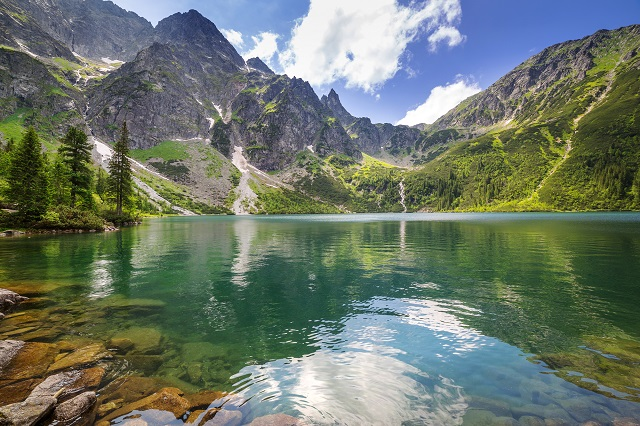
#> input picture img.jpg, 640 x 426 px, found by its file name
$ python parte9.py
#> lines starting #> are read from the running program, lines starting #| are printed output that depends on the picture; after the words box and inside, x2 and y2 are one past the last pixel; in counts of white or black regions, pixels touching at a corner belong together
import cv2
import numpy as np
from matplotlib import pyplot as plt

def onChange(value):
    pass

imagem = cv2.imread("trabalho9/img.jpg", 0)
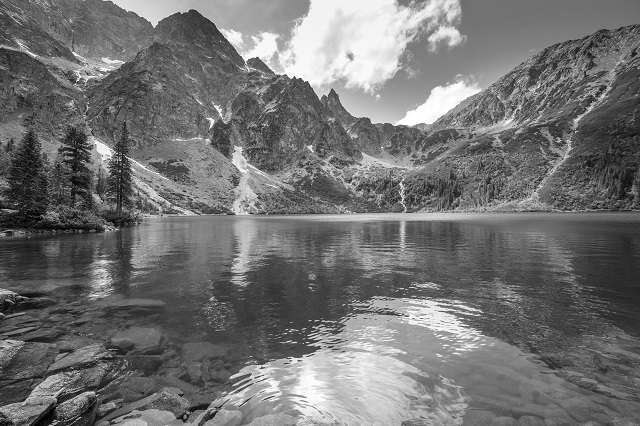
#> imagem: shape (426, 640); min 0, max 255, mean 114.2
copia = imagem.copy()

title = "LIMIARIZACAO COM TRACKBAR"
cv2.namedWindow(title)

cv2.createTrackbar("limiar", title, 0, 255, onChange)
#> slider 'limiar' is set to 51

valor_inicial = 0
alterar = False

while(True):
    valor_atual = cv2.getTrackbarPos("limiar", title)

    if valor_inicial != valor_atual:
        alterar = True
        valor_inicial = valor_atual

    if alterar == True:
        limiar, copia = cv2.threshold(imagem, valor_atual, 255, cv2.THRESH_BINARY)
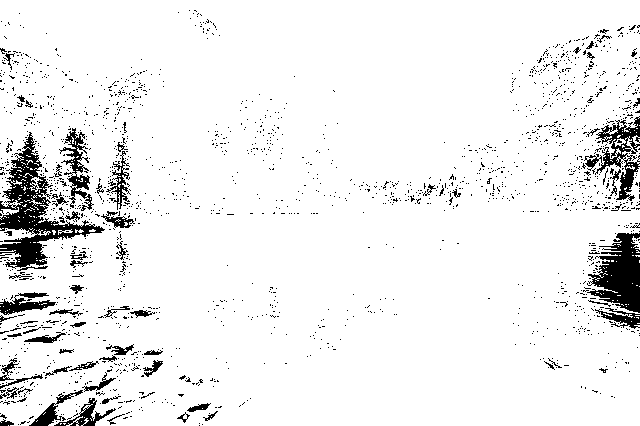
#> copia: shape (426, 640); 93.1% white; 1926 black regions (1856 under 20 px), largest, box (x1, y1, x2, y2) and area: (0, 132, 105, 271) 4028, (587, 233, 640, 313) 2551, (584, 116, 640, 201) 1520
#> limiar = 51
        alterar = False

    cv2.imshow(title, copia)

    if cv2.waitKey(1) & 0xFF == ord('q'):
#> (key q is pressed here)
        break

cv2.destroyAllWindows()

$ run again, with bw.jpg copied over img.jpg
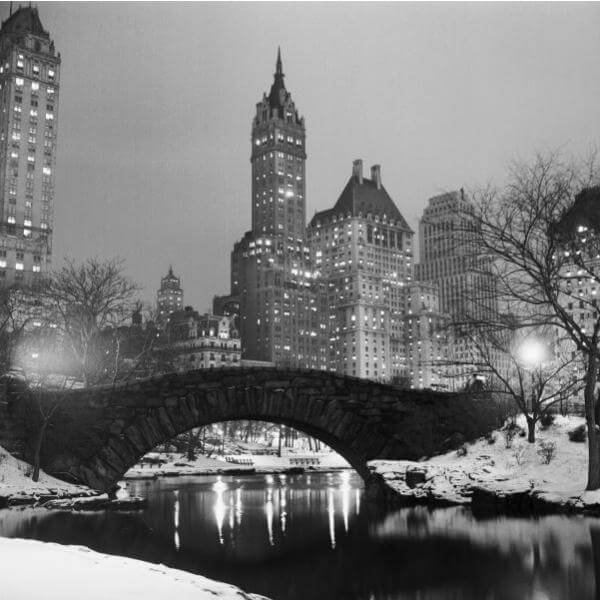
#> input picture bw.jpg, 600 x 600 px, found by its file name
#> imagem is the input picture: shape (600, 600); min 0, max 255, mean 120.3
#> `limiar, copia = cv2.threshold(imagem, valor_atual, 255, cv2.THRESH_BIN..`:
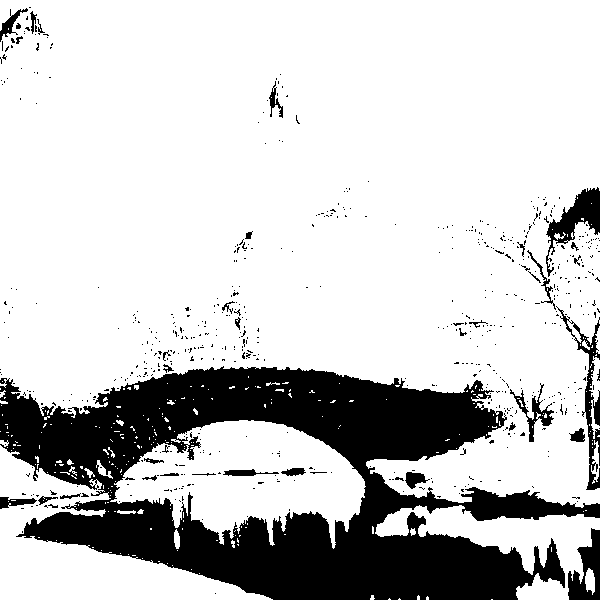
#> copia: shape (600, 600); 78.7% white; 622 black regions (584 under 20 px), largest, box (x1, y1, x2, y2) and area: (0, 366, 600, 600) 67418, (546, 187, 600, 277) 1612, (556, 306, 600, 490) 1439
#> limiar = 51

$ run again, with cachorro2.jpg copied over img.jpg
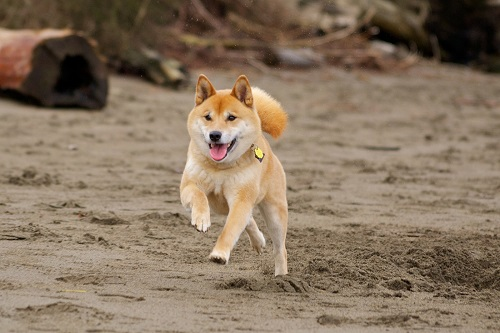
#> input picture cachorro2.jpg, 500 x 333 px, found by its file name
#> `imagem = cv2.imread("trabalho9/img.jpg", 0)`:
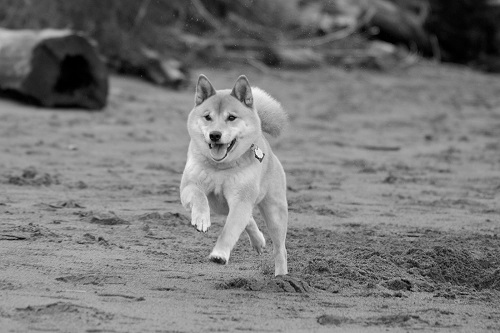
#> imagem: shape (333, 500); min 0, max 248, mean 120.5
#> `limiar, copia = cv2.threshold(imagem, valor_atual, 255, cv2.THRESH_BIN..`:
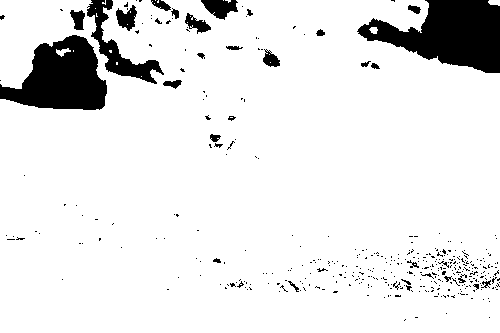
#> copia: shape (333, 500); 90.3% white; 395 black regions (362 under 20 px), largest, box (x1, y1, x2, y2) and area: (357, 0, 500, 73) 6111, (0, 35, 107, 110) 5073, (87, 0, 164, 84) 1643
#> limiar = 51
